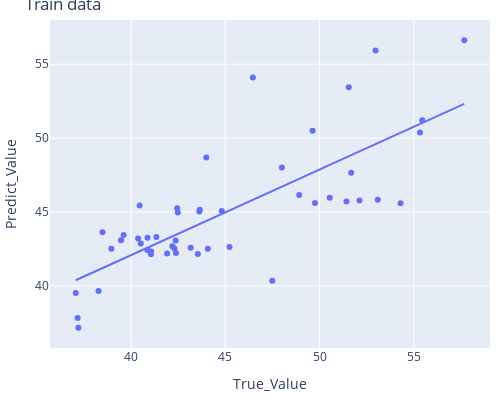
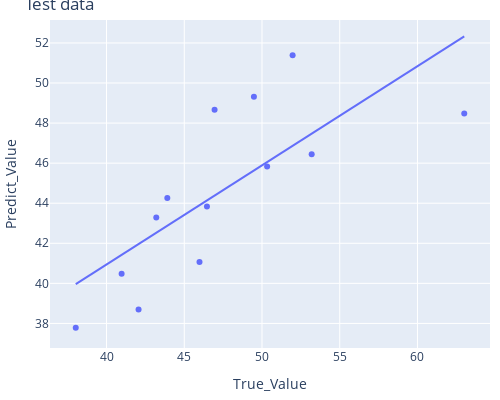

These figures' notebook cell, in order:
### Markdown cell above
<h2 style="color:cyan">Polynomial Regression Model - All inputs - Frequency</h2>

### Code cell
# All parameters
polyEstimate(x_train_stress, ym_train_stress.Frequency, x_test_stress, ym_test_stress.Frequency, order=1)

### Figure 1 — Plotly figure (JSON) as saved in the notebook; plotly's stock layout.template omitted (floating-point values rounded to 4 significant figures)
{"data": [{"hovertemplate": "True_Value=%{x}<br>Predict_Value=%{y}<extra></extra>", "legendgroup": "", "marker": {"color": "#636efa", "symbol": "circle"}, "mode": "markers", "name": "", "orientation": "v", "showlegend": false, "type": "scatter", "x": [43.16, 37.2, 48, 51.55, 44.07, 42.19, 40.51, 45.22, 42.3, 40.86, 42.38, 37.06, 51.68, 55.33, 43.54, 41.06, 38.95, 41.91, 41.05, 40.87, 37.16, 43.99, 46.46, 42.36, 39.6, 38.48, 41.34, 40.37, 39.46, 52.12, 47.49, 55.45, 57.68, 54.3, 50.54, 48.92, 53.09, 51.43, 49.76, 44.81, 49.63, 52.97, 38.27, 43.64, 42.44, 40.45, 43.62, 42.48], "xaxis": "x", "y": [42.58, 37.16, 48.01, 53.44, 42.5, 42.68, 42.86, 42.63, 42.53, 42.42, 42.23, 39.52, 47.66, 50.37, 42.15, 42.32, 42.51, 42.2, 42.14, 43.25, 37.82, 48.68, 54.11, 43.07, 43.44, 43.62, 43.3, 43.2, 43.08, 45.77, 40.34, 51.2, 56.63, 45.59, 45.96, 46.14, 45.82, 45.72, 45.6, 45.07, 50.5, 55.93, 39.64, 45.15, 45.25, 45.43, 45.02, 44.97], "yaxis": "y"}, {"hovertemplate": "<b>OLS trendline</b><br>Predict_Value = 0.579033 * True_Value + 18.919<br>R<sup>2</sup>=0.579033<br><br>True_Value=%{x}<br>Predict_Value=%{y} <b>(trend)</b><extra></extra>", "legendgroup": "", "marker": {"color": "#636efa", "symbol": "circle"}, "mode": "lines", "name": "", "showlegend": false, "type": "scatter", "x": [37.06, 37.16, 37.2, 38.27, 38.48, 38.95, 39.46, 39.6, 40.37, 40.45, 40.51, 40.86, 40.87, 41.05, 41.06, 41.34, 41.91, 42.19, 42.3, 42.36, 42.38, 42.44, 42.48, 43.16, 43.54, 43.62, 43.64, 43.99, 44.07, 44.81, 45.22, 46.46, 47.49, 48, 48.92, 49.63, 49.76, 50.54, 51.43, 51.55, 51.68, 52.12, 52.97, 53.09, 54.3, 55.33, 55.45, 57.68], "xaxis": "x", "y": [40.38, 40.44, 40.46, 41.08, 41.2, 41.47, 41.77, 41.85, 42.29, 42.34, 42.38, 42.58, 42.58, 42.69, 42.69, 42.86, 43.19, 43.35, 43.41, 43.45, 43.46, 43.49, 43.52, 43.91, 44.13, 44.18, 44.19, 44.39, 44.44, 44.87, 45.1, 45.82, 46.42, 46.71, 47.25, 47.66, 47.73, 48.18, 48.7, 48.77, 48.84, 49.1, 49.59, 49.66, 50.36, 50.96, 51.03, 52.32], "yaxis": "y"}], "layout": {"height": 400, "legend": {"tracegroupgap": 0}, "margin": {"b": 10, "l": 10, "r": 10, "t": 20}, "title": {"text": "Train data"}, "width": 500, "xaxis": {"anchor": "y", "domain": [0, 1], "title": {"text": "True_Value"}}, "yaxis": {"anchor": "x", "domain": [0, 1], "title": {"text": "Predict_Value"}}}}

### Figure 2 — Plotly figure (JSON) as saved in the notebook; plotly's stock layout.template omitted (floating-point values rounded to 4 significant figures)
{"data": [{"hovertemplate": "True_Value=%{x}<br>Predict_Value=%{y}<extra></extra>", "legendgroup": "", "marker": {"color": "#636efa", "symbol": "circle"}, "mode": "markers", "name": "", "orientation": "v", "showlegend": false, "type": "scatter", "x": [46.46, 49.48, 63.01, 53.2, 45.98, 43.91, 42.06, 50.33, 40.97, 51.97, 43.2, 38.02, 46.95], "xaxis": "x", "y": [43.84, 49.32, 48.48, 46.45, 41.06, 44.26, 38.69, 45.83, 40.48, 51.38, 43.29, 37.78, 48.67], "yaxis": "y"}, {"hovertemplate": "<b>OLS trendline</b><br>Predict_Value = 0.494755 * True_Value + 21.1529<br>R<sup>2</sup>=0.563343<br><br>True_Value=%{x}<br>Predict_Value=%{y} <b>(trend)</b><extra></extra>", "legendgroup": "", "marker": {"color": "#636efa", "symbol": "circle"}, "mode": "lines", "name": "", "showlegend": false, "type": "scatter", "x": [38.02, 40.97, 42.06, 43.2, 43.91, 45.98, 46.46, 46.95, 49.48, 50.33, 51.97, 53.2, 63.01], "xaxis": "x", "y": [39.96, 41.42, 41.96, 42.53, 42.88, 43.9, 44.14, 44.38, 45.63, 46.05, 46.87, 47.47, 52.33], "yaxis": "y"}], "layout": {"height": 400, "legend": {"tracegroupgap": 0}, "margin": {"b": 10, "l": 10, "r": 10, "t": 20}, "title": {"text": "Test data"}, "width": 500, "xaxis": {"anchor": "y", "domain": [0, 1], "title": {"text": "True_Value"}}, "yaxis": {"anchor": "x", "domain": [0, 1], "title": {"text": "Predict_Value"}}}}
